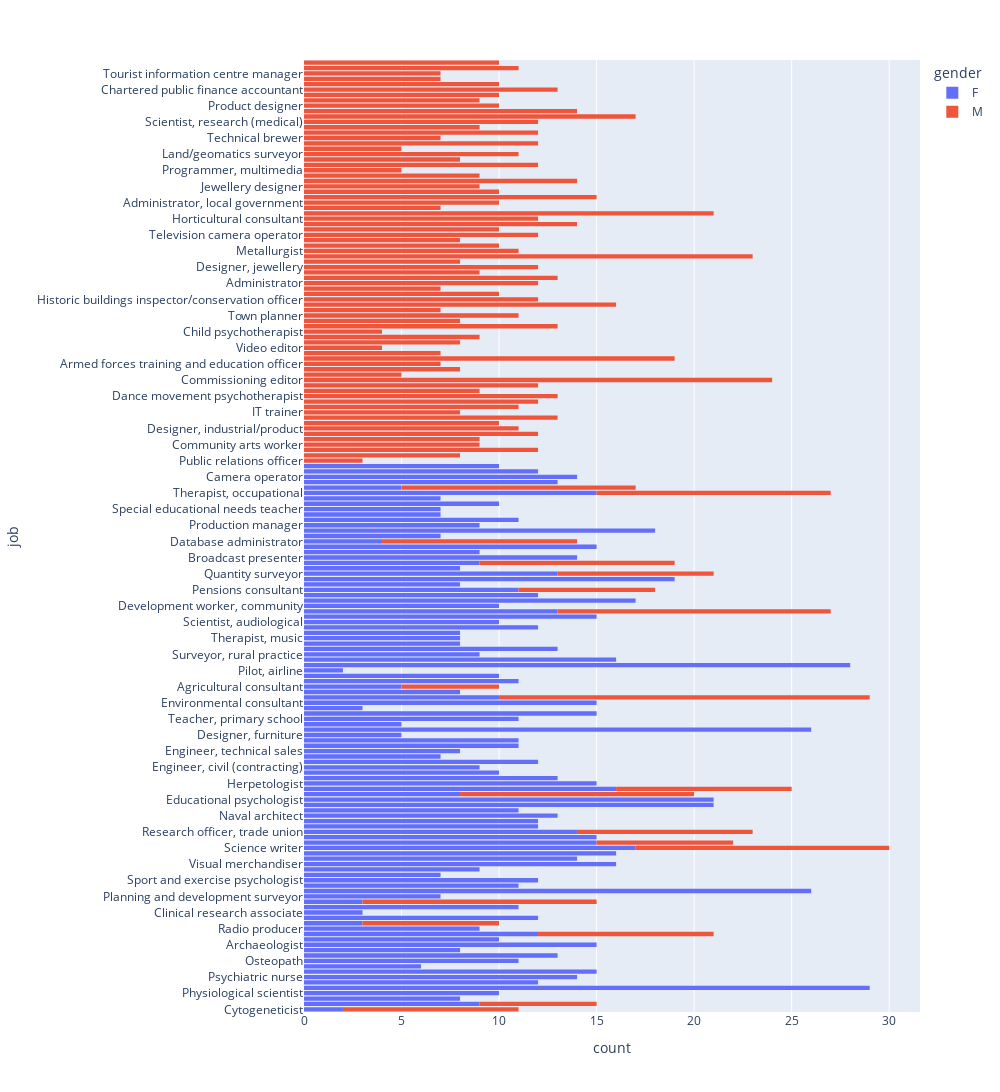

This figure's notebook cell:
### Code cell
fig = px.histogram(dfmclean, y="job", color= "gender")
fig.update_layout(width=1000, height=2500)
fig.show()

### Figure 1 — Plotly figure (JSON) as saved in the notebook; plotly's stock layout.template omitted (floating-point values rounded to 4 significant figures; data arrays with more than 128 entries replaced by an {"elided": "..."} marker saying what was removed)
{"data": [{"alignmentgroup": "True", "bingroup": "y", "hovertemplate": "gender=F<br>count=%{x}<br>job=%{y}<extra></extra>", "legendgroup": "F", "marker": {"color": "#636efa", "pattern": {"shape": ""}}, "name": "F", "offsetgroup": "F", "orientation": "h", "showlegend": true, "type": "histogram", "xaxis": "x", "y": {"elided": "1164 str values"}, "yaxis": "y"}, {"alignmentgroup": "True", "bingroup": "y", "hovertemplate": "gender=M<br>count=%{x}<br>job=%{y}<extra></extra>", "legendgroup": "M", "marker": {"color": "#EF553B", "pattern": {"shape": ""}}, "name": "M", "offsetgroup": "M", "orientation": "h", "showlegend": true, "type": "histogram", "xaxis": "x", "y": {"elided": "981 str values"}, "yaxis": "y"}], "layout": {"barmode": "relative", "height": 2500, "legend": {"title": {"text": "gender"}, "tracegroupgap": 0}, "margin": {"t": 60}, "width": 1000, "xaxis": {"anchor": "y", "domain": [0, 1], "title": {"text": "count"}}, "yaxis": {"anchor": "x", "domain": [0, 1], "title": {"text": "job"}}}}
